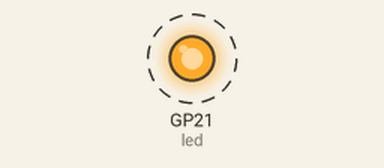
The program below on a simulated Raspberry Pi Pico running MicroPython. Parts: output pins drawn as LEDs (lit = HIGH). Dashed ring = blinking. What the program prints to the serial console is not drawn. At 1.2 s the program stops and its outputs stay as they are.

Above: at 0.1 s.
Timing chart, 0 to 2.7 s (numbered marks = the images above):
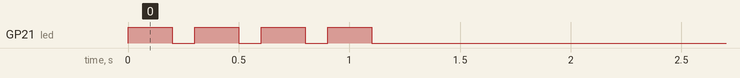

The program:

onBLed.py
```python
from machine import Pin
import time

# 21 = S3, 15 C6
S3 = 21
C6 = 15

# Define the LED pin
led = Pin(S3, Pin.OUT)  # Use correct gpio


def lon():
    #led = Pin(21, Pin.OUT)  # Use correct gpio
    led.value(0)

def loff():
    #led = Pin(21, Pin.OUT)  # Use correct gpio
    led.value(1)


# Blink the LED in a loop
def tester()->None:
    """
    test led functionality
    """
    for x in range(0,4):
        print('led on')
        led.value(1)   # Turn the LED on
        time.sleep(.2)  # Wait for a second
        print('led off')

        led.value(0)   # Turn the LED off
        time.sleep(.1)  # Wait for a second


if __name__ == "__main__":
    lon()
    loff()
    tester()


   # tester()
```

Measured:
- by itself, GP21 (led): alternates HIGH for 0.20 s and LOW for 0.10 s, 8 changes in all, then stays LOW
